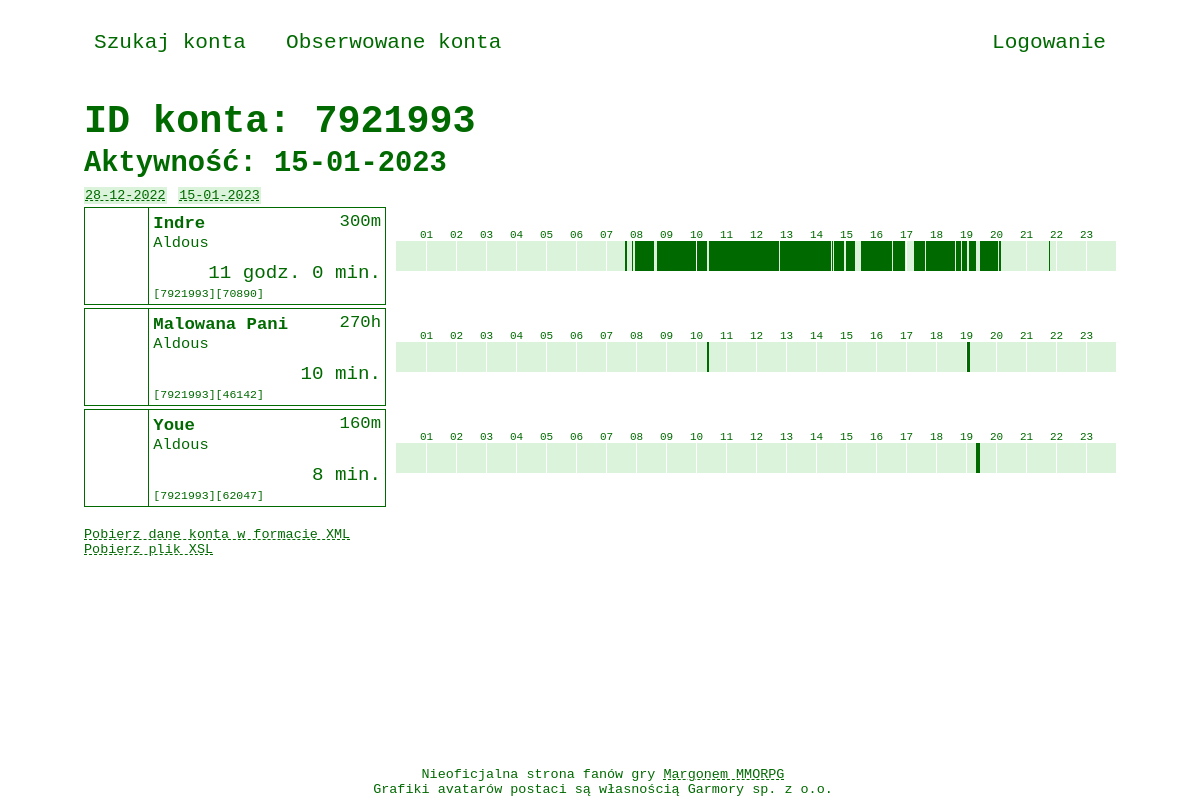
Screenshot of /stats/7921993/2023-01-15 with the database file from the repository.
### stats/models.py (models this page shows, shortened)
class Account(models.Model):
    aid = models.IntegerField(primary_key=True)

class Character(models.Model):
    class Profession(models.TextChoices):
        WARRIOR = 'w'
        MAGE = 'm'
        HUNTER = 'h'
        TRACKER = 't'
        PALADIN = 'p'
        BLADE_DANCER = 'b'
    account = models.ForeignKey(Account, on_delete=models.CASCADE)
    cid = models.IntegerField()
    world = models.CharField(max_length=10)
    nick = models.CharField(max_length=40, blank=True)
    lvl = models.SmallIntegerField(blank=True, null=True)
    prof = models.CharField(max_length=1, choices=Profession.choices, default=Profession.WARRIOR)
    avatar_url = models.CharField(max_length=200, blank=True)
    @property
    def nick_or_null(self) -> str:
        return "????" if len(self.nick) == 0 else self.nick
    @property
    def lvl_prof_or_null(self) -> str:
        return "??" if self.lvl is None else f"{self.lvl}{self.prof}"

class Activity(models.Model):
    character = models.ForeignKey(Character, on_delete=models.CASCADE)
    date = models.DateField(auto_now_add=True)
    activity = models.BinaryField(max_length=180, default=activity_default)  # 60 * 24 / 8
    @property
    def total_minutes(self) -> int:
        return self.__bits_unpacked.sum()
    @property
    def activity_time(self) -> str:
        total_minutes = self.total_minutes
        hours = int(total_minutes // 60)
        minutes = int(total_minutes % 60)
        str_ = f"{minutes} min."
        if hours > 0:
            str_ = f"{hours} godz. " + str_
        return str_
    @property
    def activity_plot(self):
        plot_width = 720
        bits = self.__bits_unpacked
        start_end_list = self.__get_start_end_list(bits)
        div_list = []
        for i in range(60, 1440, 60):
            left = round(i * plot_width / 1440, 4) + 10
            div_line = f"""<div class="activity-plot-hour-line" style="left: {left}px;"></div>"""
            div_list.append(div_line)
            hour = f"{i // 60:02d}"
            div_hour = f"""<div class="activity-plot-hour" style="left: {left - 6}px;">{hour}</div>"""
            div_list.append(div_hour)
        for (start, end) in start_end_list:
            left = round(start * plot_width / 1440, 4) + 10
            width = round((end - start) * plot_width / 1440, 4)
            div = f"""<div class="activity-plot-line" style="left: {left}px; width: {width}px;"></div>"""
            div_list.append(div)
        return "\n".join(div_list)
    @property
    def __bits_unpacked(self) -> np.ndarray:
        return np.unpackbits(np.asarray(bytearray(self.activity)))
    @staticmethod
    def __get_start_end_list(bits: np.ndarray) -> List[Tuple[int, int]]:
        start_end_list = []
        start = None
        for i in range(0, len(bits)):
            if bits[i] == 1 and start is None:
                start = i
            if bits[i] == 0 and start is not None:
                start_end_list.append((start, i))
                start = None
        if start is not None:
            start_end_list.append((start, len(bits)))
        return start_end_list

### stats/views.py (the view, shortened to what this page needs)
# urls.py: path('<int:aid>/<date:activity_date>', views.DetailView.as_view(), name='detail'),
class DetailView(View):
    http_method_names = ['get']
    def get(self, request, aid: int, activity_date: date):
        try:
            account = Account.objects.get(pk=aid)
        except Account.DoesNotExist:
            request.session['account_not_exists'] = {'aid': aid, 'activity_date': activity_date.strftime("%Y-%m-%d")}
            return redirect('stats:index')
        unauthenticated_follow_attempt = self.handle_follow(request, account)
        real_activity_date, character_activity_list = self.get_activity(request, account, activity_date)
        all_activity_dates = self.get_all_activity_dates(account)
        context = {
            'account': account,
            'unauthenticated_follow_attempt': unauthenticated_follow_attempt,
            'character_activity_list': character_activity_list,
            'activity_date': activity_date,
            'real_activity_date': real_activity_date,
            'all_activity_dates': all_activity_dates
        }
        return render(request, 'stats/detail.html', context)
    @staticmethod
    def handle_follow(request, account: Account):
        unauthenticated_follow_attempt = False
        if request.session.get('follow', False):
            request.session.pop('follow', None)
            if request.user.is_authenticated:
                Following.objects.get_or_create(user=request.user, account=account)
            else:
                unauthenticated_follow_attempt = True
        return unauthenticated_follow_attempt
    @classmethod
    def get_activity(cls, request, account: Account, activity_date: date):
        characters = Character.objects.filter(account=account)
        activity_query_set, real_activity_date = cls.get_activity_query_set(request, account, activity_date)
        character_activity_list = cls.get_character_activity_list(characters, activity_query_set)
        return real_activity_date, character_activity_list
    @staticmethod
    def get_activity_query_set(request, account: Account, activity_date: date):
        activity_query_set = Activity.objects.filter(character__account=account, date=activity_date)
        real_activity_date = activity_date
        return activity_query_set, real_activity_date
    @staticmethod
    def get_character_activity_list(characters: QuerySet[Character], activity_query_set: QuerySet[Activity]):
        character_activity_list = []
        for character in characters:
            try:
                activity = activity_query_set.get(character=character)
            except Activity.DoesNotExist:
                activity = None
            character_activity_list.append((character, activity))
        return character_activity_list
    @staticmethod
    def get_all_activity_dates(account: Account):
        return (
            Activity.objects.filter(character__account=account)
            .values_list('date', flat=True)
            .distinct()
            .order_by('date')
        )

### stats/converters.py (called while the page is built)
    def to_python(self, value) -> date:
        return datetime.strptime(value, self.format).date()

    def to_url(self, value) -> str:
        return value.strftime(self.format)

### stats/templates/stats/detail.html (shortened to what this page needs)
{% extends "stats/base.html" %}
{% block content %}
    {% load static %}
    <link rel="stylesheet" href="{% static 'stats/css/detail.css' %}">
    <h1>ID konta: {{ account.aid }}</h1>
    <h2>Aktywność: {{ real_activity_date|date:"d-m-Y" }}</h2>
    <div id="all-activity-dates">
        {% for aad in all_activity_dates %}
            <a href="{% url 'stats:detail' account.aid aad %}">{{ aad|date:"d-m-Y" }}</a>
        {% endfor %}
    </div>
    {% include "stats/char_box_and_plot.html" with character_activity_list=character_activity_list only %}
    <div id="export">
        <a href="{% url 'stats:export' account.aid %}" download>Pobierz dane konta w formacie XML</a>
        <br>
        <a href="{% static 'stats/xml/meno-stats.xsl' %}" download>Pobierz plik XSL</a>
    </div>
{% endblock %}

### stats/templates/stats/char_box_and_plot.html (shortened to what this page needs)
{% load static %}
<link rel="stylesheet" href="{% static 'stats/css/char_box_and_plot.css' %}">
{% for character, activity in character_activity_list %}
    <div class="char-box-and-plot">
        <div class="char-box">
            <div class="char-box-img"
                 style="background-image:
                         {% if character.avatar_url %}
                             url('https://micc.garmory-cdn.cloud/obrazki/postacie{{ character.avatar_url }}'); background-size: 256px 384px;
                         {% else %}
                             url('https://unia.margonem.pl/img/def-npc.gif'); background-size: 64px 96px;
                         {% endif %}">
            </div>
            <div class="char-box-info">
                <span class="char-box-nick">{{ character.nick_or_null }}</span>
                <span class="char-box-lvl-prof">{{ character.lvl_prof_or_null }}</span>
                <div class="char-box-world">{{ character.world }}</div>
                <div class="char-box-aid">[{{ character.account_id }}][{{ character.cid }}]</div>
                {% if activity %}
                    <div class="char-box-activity-time">
                        {{ activity.activity_time }}
                    </div>
                {% endif %}
            </div>
        </div>
        {% if activity %}
            <div class="activity-plot">
                {{ activity.activity_plot|safe }}
            </div>
        {% endif %}
    </div>
{% endfor %}

### stats/static/stats/css/base.css (style rules this page uses)
body { background-color: #ffffff; width: 1032px; margin: auto; padding: 0; font-family: Andale Mono, monospace; font-size: 1.2em; font-stretch: semi-expanded; color: #006900; }
div, h1, h2, h3, h4, a, label, footer, nav { user-select: none; }
a { color: inherit; text-decoration: underline dashed #006900 1px; }
a:link { color: inherit; }

### stats/static/stats/css/detail.css (style rules this page uses)
h1, h2 { margin: 3px 0 3px 0; }
#all-activity-dates { margin-bottom: 2px; }
#all-activity-dates > a { background-color: #daf3da; padding: 1px; font-size: 0.7em; }
#export { font-size: 0.7em; margin: 20px 0 50px 0; }

### stats/static/stats/css/char_box_and_plot.css (style rules this page uses)
.char-box-and-plot { height: 98px; width: 1032px; display: flex; margin-bottom: 3px; }
.char-box { height: 96px; width: 300px; border: 1px solid #006900; display: flex; position: relative; }
.char-box-img { width: 64px; height: 96px; border-right: 1px solid #006900; image-rendering: pixelated; }
.char-box-info { padding: 4px; width: 230px; }
.char-box-nick { font-weight: bold; font-size: 0.9em; }
.char-box-lvl-prof { float: right; font-size: 0.9em; }
.char-box-world { font-size: 0.8em; text-transform: capitalize; }
.char-box-aid { font-size: 0.6em; position: absolute; bottom: 4px; user-select: text; }
.char-box-activity-time { position: absolute; bottom: 20px; right: 4px; }
.activity-plot-line { position: absolute; height: 30px; top: 34px; background-color: #006900; }
.activity-plot { width: 730px; height: 98px; position: relative; }
.activity-plot-hour { height: 10px; position: absolute; top: 22px; background-color: white; color: #006900; font-size: 11px; text-align: center; }

### rows the page displays
Account: aid "7921993"
Character: nick_or_null "Indre", lvl_prof_or_null "300m", world "Aldous", account_id "7921993", cid "70890", activity_time "11 godz. 0 min.", activity_plot "01 02 03 04 05 06 07 08 09 10 11 12 13 14 15 16 17 18 19 20 21 22 23"

### other values shown
{{ real_activity_date|date:"d-m-Y" }} "15-01-2023"
{{ aad|date:"d-m-Y" }} "28-12-2022" "15-01-2023"
